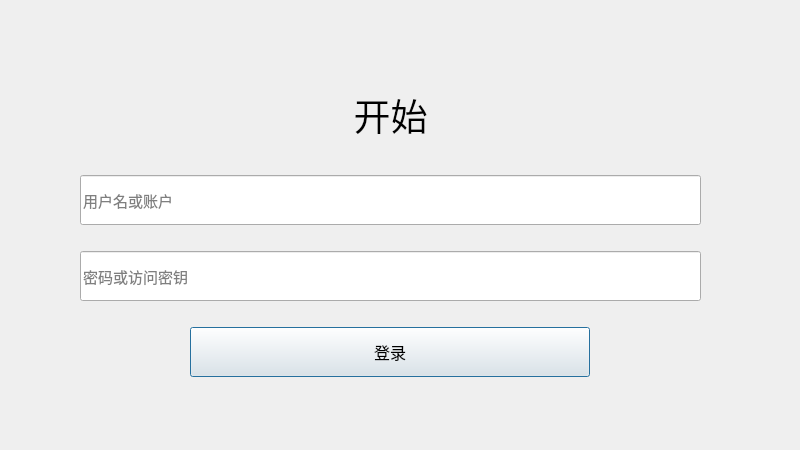
<?xml version="1.0" encoding="UTF-8"?>
<ui version="4.0">
 <class>LoginSplashDialog</class>
 <widget class="QDialog" name="LoginSplashDialog">
  <property name="geometry">
   <rect>
    <x>0</x>
    <y>0</y>
    <width>800</width>
    <height>450</height>
   </rect>
  </property>
  <property name="windowTitle">
   <string>Dialog</string>
  </property>
  <widget class="QWidget" name="verticalLayoutWidget">
   <property name="geometry">
    <rect>
     <x>80</x>
     <y>80</y>
     <width>621</width>
     <height>297</height>
    </rect>
   </property>
   <layout class="QVBoxLayout" name="verticalLayout">
    <item>
     <widget class="QLabel" name="title">
      <property name="font">
       <font>
        <pointsize>28</pointsize>
       </font>
      </property>
      <property name="text">
       <string>开始</string>
      </property>
      <property name="alignment">
       <set>Qt::AlignCenter</set>
      </property>
     </widget>
    </item>
    <item>
     <spacer name="verticalSpacer_3">
      <property name="orientation">
       <enum>Qt::Vertical</enum>
      </property>
      <property name="sizeType">
       <enum>QSizePolicy::Fixed</enum>
      </property>
      <property name="sizeHint" stdset="0">
       <size>
        <width>20</width>
        <height>20</height>
       </size>
      </property>
     </spacer>
    </item>
    <item>
     <widget class="QLineEdit" name="account">
      <property name="sizePolicy">
       <sizepolicy hsizetype="Expanding" vsizetype="Fixed">
        <horstretch>0</horstretch>
        <verstretch>0</verstretch>
       </sizepolicy>
      </property>
      <property name="minimumSize">
       <size>
        <width>0</width>
        <height>50</height>
       </size>
      </property>
      <property name="font">
       <font>
        <pointsize>11</pointsize>
       </font>
      </property>
      <property name="placeholderText">
       <string>用户名或账户</string>
      </property>
     </widget>
    </item>
    <item>
     <spacer name="verticalSpacer">
      <property name="orientation">
       <enum>Qt::Vertical</enum>
      </property>
      <property name="sizeType">
       <enum>QSizePolicy::Fixed</enum>
      </property>
      <property name="sizeHint" stdset="0">
       <size>
        <width>20</width>
        <height>20</height>
       </size>
      </property>
     </spacer>
    </item>
    <item>
     <widget class="QLineEdit" name="password">
      <property name="minimumSize">
       <size>
        <width>0</width>
        <height>50</height>
       </size>
      </property>
      <property name="font">
       <font>
        <pointsize>11</pointsize>
       </font>
      </property>
      <property name="text">
       <string/>
      </property>
      <property name="placeholderText">
       <string>密码或访问密钥</string>
      </property>
     </widget>
    </item>
    <item>
     <spacer name="verticalSpacer_2">
      <property name="orientation">
       <enum>Qt::Vertical</enum>
      </property>
      <property name="sizeType">
       <enum>QSizePolicy::Fixed</enum>
      </property>
      <property name="sizeHint" stdset="0">
       <size>
        <width>20</width>
        <height>20</height>
       </size>
      </property>
     </spacer>
    </item>
    <item>
     <layout class="QHBoxLayout" name="horizontalLayout">
      <item>
       <widget class="QPushButton" name="loginButton">
        <property name="sizePolicy">
         <sizepolicy hsizetype="Fixed" vsizetype="Fixed">
          <horstretch>0</horstretch>
          <verstretch>0</verstretch>
         </sizepolicy>
        </property>
        <property name="minimumSize">
         <size>
          <width>400</width>
          <height>50</height>
         </size>
        </property>
        <property name="font">
         <font>
          <pointsize>12</pointsize>
         </font>
        </property>
        <property name="layoutDirection">
         <enum>Qt::LeftToRight</enum>
        </property>
        <property name="text">
         <string>登录</string>
        </property>
       </widget>
      </item>
     </layout>
    </item>
   </layout>
  </widget>
 </widget>
 <resources/>
 <connections/>
 <slots>
  <slot>doLogin()</slot>
 </slots>
</ui>
